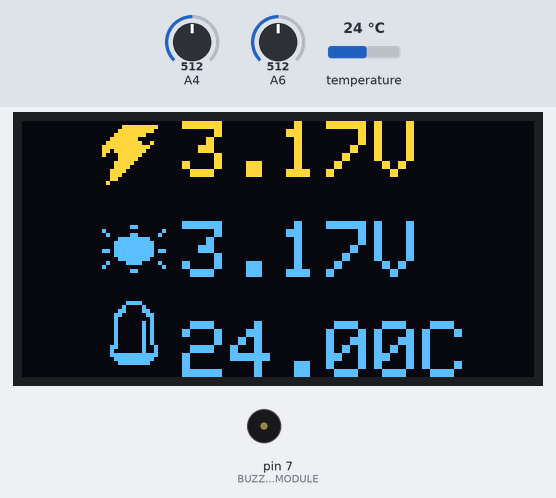
The sketch below on a simulated Arduino Uno, built with avr-gcc and run on an emulated ATmega328P. On the bench: 128×64 one-colour display, buzzer (waves = sounding, pin HIGH). Inputs (shaded band) come from the test bench; at power-on: temperature 24 °C, A4 = 512, A6 = 512. The OLED is the two-colour kind (top 16 rows yellow); what the sketch prints to the serial monitor is not drawn.

Above: at 1.5 s.
1.6 s: temperature set to 12 °C
At 7.8 s:
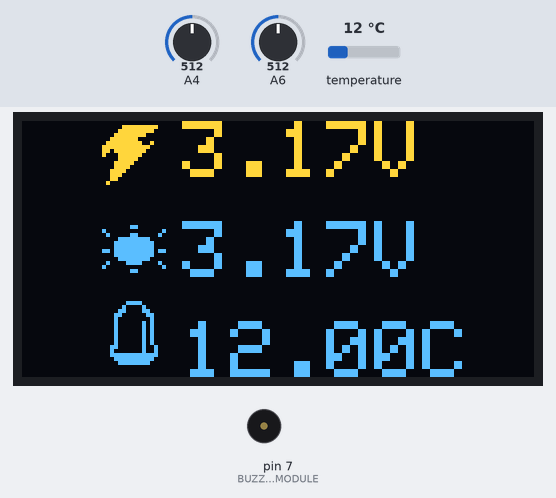
8.1 s: A4 set to 716
At 12.8 s:
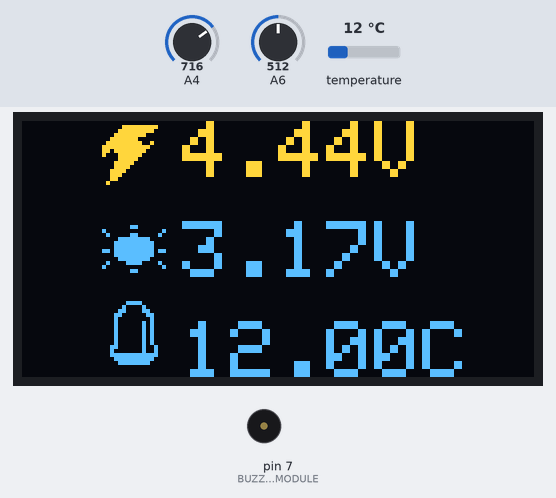
13.9 s: A6 set to 716
At 18.9 s:
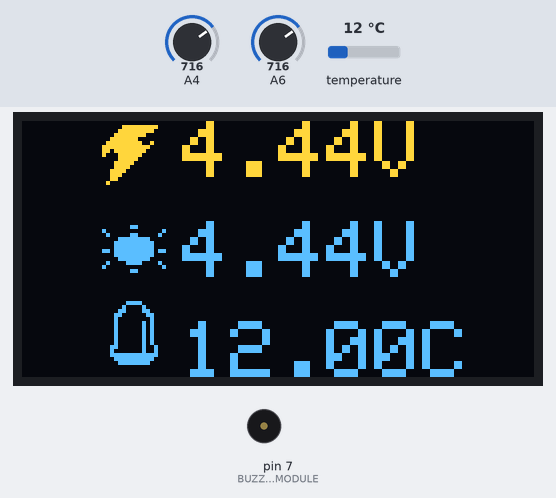
19.8 s: temperature set to 19 °C
At 25.0 s:
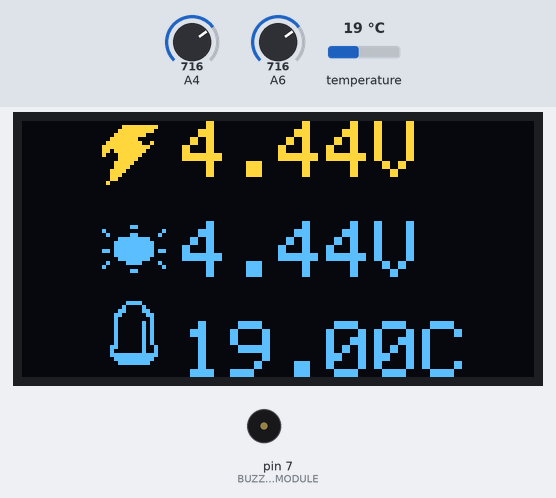
25.6 s: A4 set to 900
At 31.1 s:
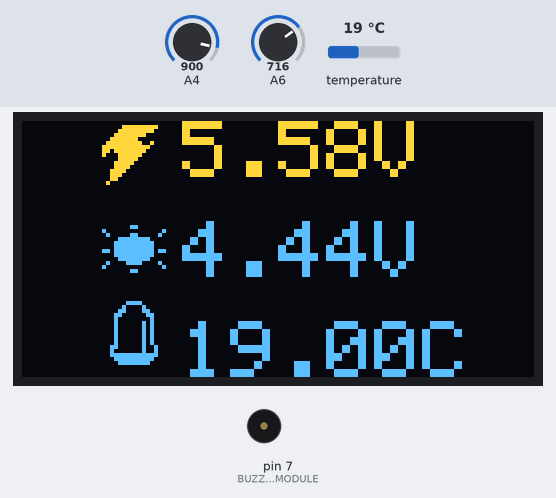
31.4 s: A6 set to 900
At 36.0 s:
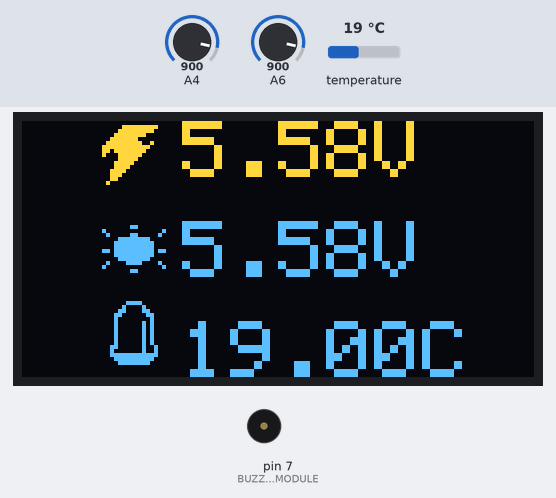
Timing chart, 0 to 37.5 s (numbered marks = the images above; inputs shaded):
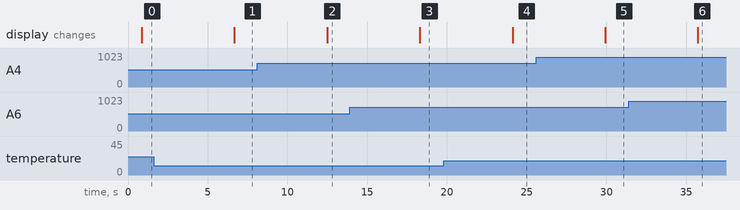

Measured:
- after the input at 1.6 s, the display: changes after 5.1 s (image 1)
- after the input at 8.1 s, the display: changes after 4.4 s (image 2)
- after the input at 13.9 s, the display: changes after 4.4 s (image 3)
- after the input at 19.8 s, the display: changes after 4.3 s (image 4)
- after the input at 25.6 s, the display: changes after 4.3 s (image 5)
- after the input at 31.4 s, the display: changes after 4.3 s (image 6)

The sketch:

ARDUINO_SENSORS.ino
```cpp
#include <Wire.h>
#include <Adafruit_GFX.h>
#include <Adafruit_SSD1306.h>
#include <SPI.h>
#include <OneWire.h>
#include <DallasTemperature.h>
#define ONE_WIRE_BUS 2
#define OLED_ADDR 0x3C
OneWire oneWire(ONE_WIRE_BUS);
DallasTemperature sensors(&oneWire);
int voltageSensorPin1 = 4;
int voltageSensorPin2 = 36;

Adafruit_SSD1306 display(128, 64, &Wire, -1);
unsigned long prev = 1;
bool isDelay(int num)
{
    unsigned long curr = millis();
    if (curr - prev >= num)
    {
        prev = curr;
        return true;
    }
    else
    {
        return false;
    }
}
// Battery logo bitmap
const unsigned char battery_logo[] PROGMEM = {
  0b00000000, 0b00000000,
  0b00000111, 0b11111100,
  0b00001111, 0b11111000,
  0b00011111, 0b11100000,
  0b00111111, 0b10000000,
  0b01111111, 0b11001000,
  0b11111111, 0b11110000,
  0b11011111, 0b11100000,
  0b10001111, 0b11000000,
  0b00001111, 0b10000000,
  0b00011111, 0b00000000,
  0b00011110, 0b00000000,
  0b00111100, 0b00000000,
  0b00111000, 0b00000000,
  0b0110000, 0b00000000,
  0b01000000, 0b00000000
};

// Solar panel logo bitmap
const unsigned char solar_logo[] PROGMEM = {0b00000000, 0b00000000,
  0b00000001, 0b10000000,
  0b10000000, 0b00000001,
  0b01000001, 0b10000010,
  0b00001111, 0b11110000,
  0b00011111, 0b11111000,
  0b00011111, 0b11111000,
  0b11011111, 0b11111011,
  0b00011111, 0b11111000,
  0b00001111, 0b11110000,
  0b01000011, 0b11000010,
  0b10000000, 0b00000001,
  0b00000001, 0b10000000,
  0b00000000, 0b00000000,
  0b00000000, 0b00000000,
  0b00000000, 0b00000000
};
// Temperature logo bitmap
const unsigned char temperature_logo[] PROGMEM = {
  0b00000011, 0b11000000,
  0b00000100, 0b00100000,
  0b00001100, 0b00110000,
  0b00011000, 0b00011000,
  0b00010000, 0b00001000,
  0b00010000, 0b00101000,
  0b00010000, 0b00101000,
  0b00010000, 0b00101000,
  0b00010000, 0b00101000,
  0b00010000, 0b00101000,
  0b00010000, 0b00101000,
  0b00110000, 0b00100100,
  0b00100000, 0b00100100,
  0b00111111, 0b11111100,
  0b00011111, 0b11111000,
  0b00001111, 0b11110000
};

float vIn, vOut, voltageSensorVal;
const float factor = 5.128, vCC = 5.00;
int numSamples = 50;
float sumMeanVoltage = 0.0;

float voltage(int pin){
  sumMeanVoltage = 0.0;

    for (int j = 0; j < numSamples; j++) {
      voltageSensorVal = analogRead(pin);
      vOut = (voltageSensorVal / 807.0) * vCC;
      vIn = vOut * factor;
      sumMeanVoltage += vOut;
    }
    float meanVoltage = sumMeanVoltage / numSamples;
  return meanVoltage;
}

void ledDisplay(float batV, float solV, float temp){
  display.clearDisplay();
  // Draw battery logo
  display.drawBitmap(20, 0, battery_logo, 16, 16, WHITE);
  display.setTextSize(2); // Increase the text size
  display.setCursor(40, 0);
  display.print(batV);
  display.println("V");
  // Draw solar panel logo
  display.drawBitmap(20, 25, solar_logo, 16, 16, WHITE);
  display.setTextSize(2); // Increase the text size
  display.setCursor(40, 25);
  display.print(solV);
  display.println("V");
  // Draw temperature logo
  display.drawBitmap(20, 45, temperature_logo, 16, 16, WHITE);
  display.setTextSize(2); // Increase the text size
  display.setCursor(40, 50);
  display.print(temp);
  display.println("C");
  // Display the text
  display.display();
}

void setup() {
  Serial.begin(115200);   // Initialize serial communication
  while (!Serial) {
    ;  // Wait for serial port to connect
  }
  if (!display.begin(SSD1306_SWITCHCAPVCC, OLED_ADDR)) {
    Serial.println("SSD1306 allocation failed");
    while (1);
  }

  display.clearDisplay();
  display.setTextSize(1);
  display.setTextColor(WHITE);

  sensors.begin();

  pinMode(2,OUTPUT); // 12V RELAY MODULE
  digitalWrite(2,LOW);
  pinMode(4,OUTPUT); // 12V EXTERNAL FAN
  digitalWrite(4,LOW);
  pinMode(7,OUTPUT); // BUZZER MODULE
  digitalWrite(7,LOW);
}

void serials(){
  float batvolt = voltage(voltageSensorPin1);
  float solvolt = voltage(voltageSensorPin2);
  float temp = sensors.getTempCByIndex(0);
  Serial.print("Temperature");
  Serial.print(": ");
  Serial.print(temp);
  Serial.println("°C");
  Serial.print("Battery Voltage");
  Serial.print(": ");
  Serial.print(batvolt);
  Serial.println("V");
  Serial.print("Solar Panel Voltage");
  Serial.print(": ");
  Serial.print(solvolt);
  Serial.println("V");
  ledDisplay(batvolt,solvolt,temp);
  if(batvolt <= 12.5 && batvolt <= 14.4){
    digitalWrite(2,LOW); // TURN OFF THE INVERTER IF THE BATTERY REACHES A CERTAIN TRESHOLD TO SUPPLY POWER
  }else if(batvolt > 13.0 && batvolt <= 18.0){
    digitalWrite(2,HIGH); // TURN ON THE INVERTER IF THE BATTERY CAN SUPPLY SUFFICIENT POWER
  }
  if(temp >= 40.0){
    digitalWrite(4,HIGH); // TURN ON THE FAN IF THE TEMPERATURE GETS WARM
  }else{
    digitalWrite(4,LOW); // TURN THE FAN OFF IF THE TEMPERATURE IS AVERAGE OR LOWs
  }
  if(temp >= 50){
    // TURN ON AND OFF THE BUZZER TO SIGNAL THAT THE TEMPERATURE IS TOO HOT
    if(isDelay(100)){
      digitalWrite(7,HIGH);
    }
    if(isDelay(900)){
      digitalWrite(7,LOW);
    }
    digitalWrite(2,LOW); // TURNS OFF THE INVERTER IF IT GETS WAYYYY TOO HOT THAT MAKES THE GLUE STICKS THAT HOLDS SOME PART TOGETHER MAY LOOSE VISCOSITY THUS MAKE IT FELL APART
  }
}

void loop() {
  sensors.requestTemperatures();
  serials();
  delay(5000);
}
```
